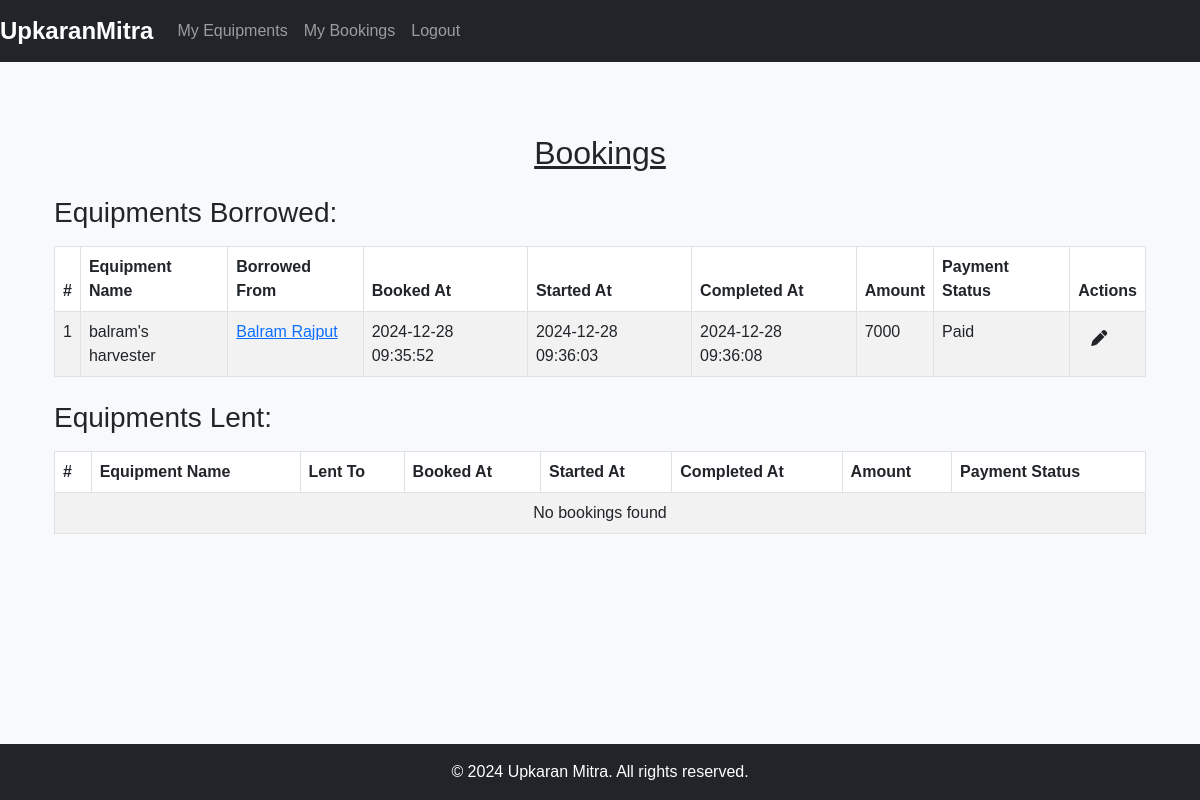
The page /myBookings (signed in) on the database its author committed.
### tables this page shows
CREATE TABLE `booking`(
    `id` INTEGER PRIMARY KEY AUTOINCREMENT,
    `user_id` INTEGER NOT NULL,
    `user_equipment_id` INTEGER NOT NULL,
    `booked_at` TEXT,
    `started_at` TEXT,
    `completed_at` TEXT,
    `amount` INTEGER,
    `is_payment_done` INTEGER NOT NULL CHECK (`is_payment_done` IN (0,1)),
    FOREIGN KEY (`user_id`) REFERENCES `user`(`id`)
    FOREIGN KEY (`user_equipment_id`) REFERENCES `user_equipments`(`id`)
);

CREATE TABLE `user_equipments`(
    `id` INTEGER PRIMARY KEY AUTOINCREMENT,
    `user_id` INTEGER NOT NULL,
    `name` TEXT,
    `equipment_category_id` INTEGER NOT NULL,
    `used_for` TEXT,
    `image` BLOB,
    `rate` INTEGER,
    `unit` TEXT,
    `specification` TEXT, `is_available` INTEGER NOT NULL CHECK (`is_available` IN (0,1)) DEFAULT 1,
    FOREIGN KEY (`user_id`) REFERENCES `user`(`id`),
    FOREIGN KEY (`equipment_category_id`) REFERENCES `equipment_category`(`id`)
);

CREATE TABLE `user`(
    `id` INTEGER PRIMARY KEY AUTOINCREMENT,
    `name` TEXT,
    `phone_number` TEXT NOT NULL UNIQUE,
    `email` TEXT,
    `password` TEXT NOT NULL,
    `address_id` INTEGER NOT NULL,
    FOREIGN KEY (`address_id`) REFERENCES `address`(`id`)
);

### routes/bookings.py (the view)
@bookings_bp.route('/myBookings', methods=['GET'])
def my_bookings():
    user_id = session['id']
    query = """
    SELECT b.id, b.booked_at, b.started_at, b.completed_at, b.amount, b.is_payment_done,
    ue.name as equipment_name, ue.user_id as borrowed_from_id, u.name as borrowed_from_name
    FROM booking b
    JOIN user_equipments ue ON b.user_equipment_id = ue.id
    JOIN user u ON ue.user_id = u.id
    WHERE b.user_id = ?
    """
    equipments_borrowed = db.execute_select_all_query(query, (user_id,))
    query = """
    SELECT b.id, b.booked_at, b.started_at, b.completed_at, b.amount, b.is_payment_done,
    ue.name as equipment_name, b.user_id as lent_to_id, u.name as lent_to_name
    FROM booking b
    JOIN user_equipments ue ON b.user_equipment_id = ue.id
    JOIN user u ON b.user_id = u.id
    WHERE ue.user_id = ?
    """
    equipments_lent = db.execute_select_all_query(query, (user_id,))
    if equipments_borrowed or equipments_lent:
        return render_template('my_booking.html', equipments_borrowed=equipments_borrowed, equipments_lent=equipments_lent)
    else:
        flash("You don't have any bookings at the moment", "success")
        return render_template('my_booking.html', equipments_borrowed=equipments_borrowed, equipments_lent=equipments_lent)

### database.py (called while the page is built)
    def connect(self):
        try:
            conn = sqlite3.connect(self.db_name)
            return conn
        except sqlite3.Error as e:
            print(f"Failed to connect to the database: {e}")
            return None

    def execute_select_all_query(self, query, params=()):
        conn = self.connect()
        conn.row_factory = sqlite3.Row  # This enables column access by name
        if conn:
            cursor = conn.cursor()
            try:
                cursor.execute(query, params)
                if cursor:
                    rows = cursor.fetchall()
                    records = [dict(row) for row in rows]  # Convert rows to dictionaries
                else:
                    records = []
            except sqlite3.Error as e:
                print(f"Failed to execute Query: {e}")
                records = []
            finally:
                if cursor:
                    cursor.close()
                if conn:
                    conn.close()
        return records

### templates/my_booking.html (shortened to what this page needs)
{% extends "base.html" %}
{% block content %}
<div class="container mt-4">
    <h2 class="text-center mb-4"><u>Bookings</u></h2>
    <h3 class="mb-3">Equipments Borrowed:</h3>
    <table class="table table-striped table-bordered">
        <thead class="thead-dark">
            <tr>
                <th>#</th>
                <th>Equipment Name</th>
                <th>Borrowed From</th>
                <th>Booked At</th>
                <th>Started At</th>
                <th>Completed At</th>
                <th>Amount</th>
                <th>Payment Status</th>
                <th>Actions</th>
            </tr>
        </thead>
        <tbody>
            {% if equipments_borrowed %}
                {% for booking in equipments_borrowed %}
                    <tr>
                        <td>{{ loop.index }}</td>
                        <td>{{ booking.equipment_name }}</td>
                        <td>
                            <a href="#" data-borrowed-from-id="{{ booking.borrowed_from_id }}">
                              {{ booking.borrowed_from_name }}
                            </a>
                        </td>
                        <td>{{ booking.booked_at }}</td>
                        <td>{{ booking.started_at }}</td>
                        <td>{{ booking.completed_at }}</td>
                        <td>{{ booking.amount }}</td>
                        <td>{{ 'Paid' if booking.is_payment_done else 'Pending' }}</td>
                        <td>
                            <button class="btn" onclick="openEditModal('{{ booking.id }}', '{{ booking.started_at is not none }}', '{{ booking.completed_at is not none }}')">
                                <i class="fas fa-pen"></i>
                            </button>
                        </td>
                    </tr>
                {% endfor %}
            {% else %}
                <tr>
                    <td colspan="9" class="text-center">No bookings found</td>
                </tr>
            {% endif %}
        </tbody>
    </table>
</div>
<div class="container mt-4">
    <h3 class="mb-3">Equipments Lent:</h3>
    <table class="table table-striped table-bordered">
        <thead class="thead-dark">
            <tr>
                <th>#</th>
                <th>Equipment Name</th>
                <th>Lent To</th>
                <th>Booked At</th>
                <th>Started At</th>
                <th>Completed At</th>
                <th>Amount</th>
                <th>Payment Status</th>
            </tr>
        </thead>
        <tbody>
            {% if equipments_lent %}
                {% for booking in equipments_lent %}
                    <tr>
                        <td>{{ loop.index }}</td>
                        <td>{{ booking.equipment_name }}</td>
                        <td>
                            <a href="#" data-lent-to-id="{{ booking.lent_to_id }}">
                              {{ booking.lent_to_name }}
                            </a>
                        </td>
                        <td>{{ booking.booked_at }}</td>
                        <td>{{ booking.started_at }}</td>
                        <td>{{ booking.completed_at }}</td>
                        <td>{{ booking.amount }}</td>
                        <td>{{ 'Paid' if booking.is_payment_done else 'Pending' }}</td>
                    </tr>
                {% endfor %}
            {% else %}
                <tr>
                    <td colspan="8" class="text-center">No bookings found</td>
                </tr>
            {% endif %}
        </tbody>
    </table>
</div>
{% endblock %}

### static/css/base.css (style rules this page uses)
body { font-family: 'Arial', sans-serif; margin: 0; display: flex; flex-direction: column; min-height: 100vh; }
.container { flex-grow: 1; }

### static/css/my_equipment.css (style rules this page uses)
body { background-color: #f8f9fa; }

### rows shown on the page
booking: equipment_name "balram's harvester", borrowed_from_name "Balram Rajput", booked_at "2024-12-28 09:35:52", started_at "2024-12-28 09:36:03", completed_at "2024-12-28 09:36:08", amount "7000", is_payment_done "Paid"
